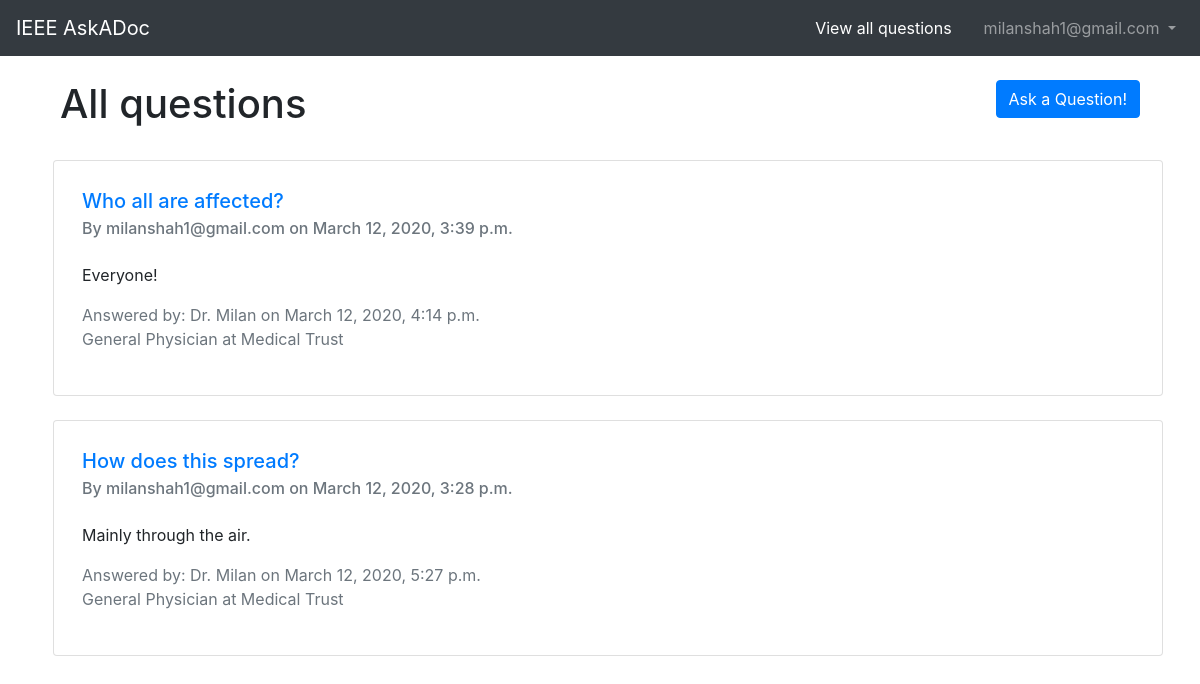
Screenshot of / (signed in) with the database file from the repository.
### users/models.py (models this page shows, shortened)
class CustomUser(AbstractUser):
    is_doc = models.BooleanField(default=False)
    designation = models.CharField(blank=True, null=True, max_length=100)
    hospital = models.CharField(blank=True, null=True, max_length=100)

### pages/models.py (models this page shows, shortened)
class Question(models.Model):
    slug = models.SlugField(max_length=200, blank=True)
    question = models.TextField(blank=False)
    pub_date = models.DateTimeField('date published', auto_now_add=True)
    user = models.ForeignKey(settings.AUTH_USER_MODEL, on_delete=models.CASCADE)
    class Meta:
        ordering = ['-pub_date']

class Answer(models.Model):
    question = models.ForeignKey(Question, on_delete=models.CASCADE)
    answer = models.TextField(blank=False)
    pub_date = models.DateTimeField('date published', auto_now_add=True)
    user = models.ForeignKey(settings.AUTH_USER_MODEL, on_delete=models.CASCADE)
    class Meta:
        ordering = ['-answer', '-pub_date']

### pages/views.py (the view)
# urls.py: path('', homePageView, name='home'),
def homePageView(request):
    all_questions = Question.objects.all().order_by('-pub_date')
    query_set = []
    for question in all_questions:
        try:
            ans = Answer.objects.get(question=question)
            query_set.append((question, ans))
        except:
            query_set.append((question, None))
    return render(request, 'pages/index.html', {'questions': query_set})

### templates/pages/index.html (shortened to what this page needs)
{% extends '_base.html' %}
{% load static %}
{% block content %}
<div class="container mt-4 mb-4">
    <div class="grid">
        <div class="row">
            <div class="col-8">
                <h1>
                    All questions
                </h1>
            </div>
            <div class="col-4" style="display: flex; flex-direction: row-reverse;">
                <a href="{% url 'ask' %}">
                    <button class="btn btn-primary">Ask a Question!</button>
                </a>
            </div>
        </div>
    </div>
</div>
<div class="container mt-4">
    <div class="grid">
        <div class="row">
            {% for question, ans in questions %}
                <div class="card col-12 ml-2 mb-4 p-2">
                    <div class="card-body">
                        <a href="{% url 'detail' question.slug %}">
                            <h5 class="card-title">{{ question.question }}</h5>
                        </a>
                        <h6 class="card-subtitle mb-2 text-muted">By {{ question.user.email }} on {{ question.pub_date }}</h6>
                        <p class="card-text" style="margin-top: 25px;">
                            {% if ans %}
                                {% if ans.answer|length > 100 %}
                                    {{ans.answer|slice:100}}...
                                    <a href="{% url 'detail' question.slug %}">
                                        Read More!
                                    </a>
                                {% else %}
                                    {{ans.answer}}
                                {% endif %}
                                <p class="text-muted">
                                    Answered by: Dr. {{ans.user.first_name}} on {{ans.pub_date}}
                                    <br>
                                    {{ans.user.designation}} at {{ans.user.hospital}}
                                </p>
                            {% else %}
                                Not yet answered!
                            {% endif %}
                        </p>
                    </div>
                </div>
            {% endfor %}
        </div>
    </div>
</div>
{% endblock content %}

### templates/_base.html (shortened to what this page needs)
{% load static %}
<!DOCTYPE html>
<html lang="en">
<head>
{% block css %}
<link rel="stylesheet" href="https://stackpath.bootstrapcdn.com/bootstrap/4.1.3/css/bootstrap.min.css">
<link rel="stylesheet" href="{% static 'css/base.css' %}">
{% endblock %}
</head>
<body>
  <nav class="navbar navbar-expand-md navbar-dark bg-dark mb-4">
      <a class="navbar-brand" href="{% url 'home' %}">IEEE AskADoc</a>
      <div class="collapse navbar-collapse" id="navbarCollapse">
        {% if user.is_authenticated %}
          <a class="navbar-link ml-auto" href="{% url 'home' %}">View all questions</a>
          <ul class="navbar-nav ml-4">
            <li class="nav-item">
              <a class="nav-link dropdown-toggle" href="#" id="userMenu" data-toggle="dropdown" aria-haspopup="true" aria-expanded="false">
                {{ user.email }}
              </a>
            </li>
          </ul>
        {% else %}
          <form class="form-inline ml-auto">
            <a href="{% url 'account_login' %}" class="btn btn-outline-secondary">Log in</a>
            <a href="{% url 'account_signup' %}" class="btn btn-primary ml-2">Sign up</a>
          </form>
        {% endif %}
      </div>
    </nav>
  <div class="container">
    {% block content %}{% endblock content %}
  </div>
</body>
</html>

### static/css/base.css (style rules this page uses)
a.navbar-link { color: white; }

### rows the page displays
CustomUser: email "milanshah1@gmail.com"
Question: question "Who all are affected?", user.email "milanshah1@gmail.com", pub_date "March 12, 2020, 3:39 p.m.", answer "Everyone!", user.first_name "Milan", pub_date "March 12, 2020, 4:14 p.m.", user.designation "General Physician", user.hospital "Medical Trust"
Question: question "How does this spread?", user.email "milanshah1@gmail.com", pub_date "March 12, 2020, 3:28 p.m.", answer "Mainly through the air.", user.first_name "Milan", pub_date "March 12, 2020, 5:27 p.m.", user.designation "General Physician", user.hospital "Medical Trust"
